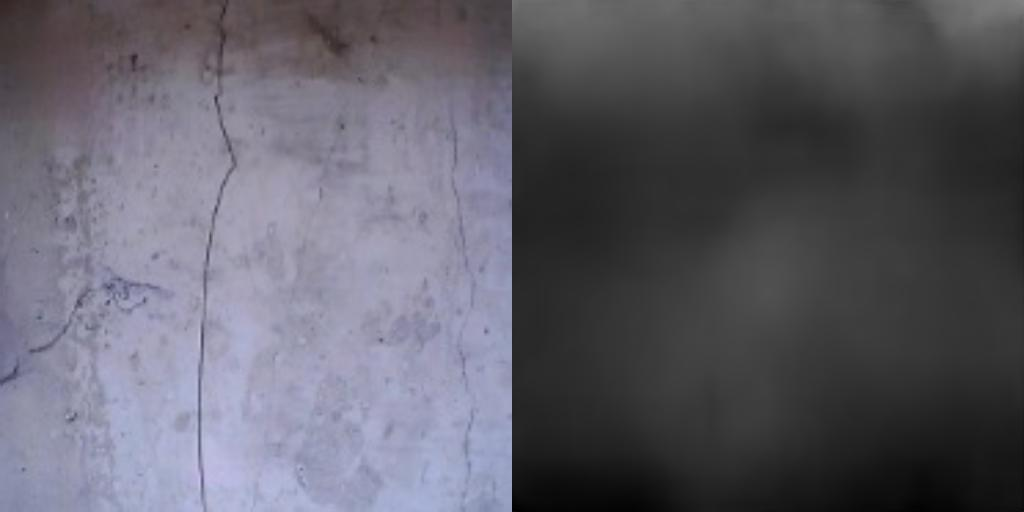
#> input picture 2ddepthmap/spm/outfile/example.jpg, 1024 x 512 px; its folder holds only this picture in this run
$ python imgtopolynorm.py
#> lines starting #> are read from the running program, lines starting #| are printed output that depends on the picture; long printed decimals are rounded
import os
import os.path
import shutil
from PIL import Image
import numpy as np
import pyvista as pv

#원 데이터 경로
glob_path = "../spm/outfile/"

file_list = os.listdir(glob_path)
file_list_jpg1 = []
file_list_png1 = []

file_list_jpg = [file for file in file_list if file.endswith(".jpg")]
file_list_png = [file for file in file_list if file.endswith(".png")]

for i in range(0,len(file_list_jpg)):
    #데이터 이름만 추출
    file_list_jpg1.append(file_list_jpg[i].split('.jp')[0])
for i in range(0,len(file_list_png)):
    file_list_png1.append(file_list_png[i].split('.pn')[0])

for k in range(0,len(file_list_jpg1)):
    reshaped_list1 = []
    reshaped_list3 = []
    reshaped_list5 = []
    reshaped_list7 = []
    img = Image.open(glob_path + file_list_jpg1[k] + '.jpg').convert("L")
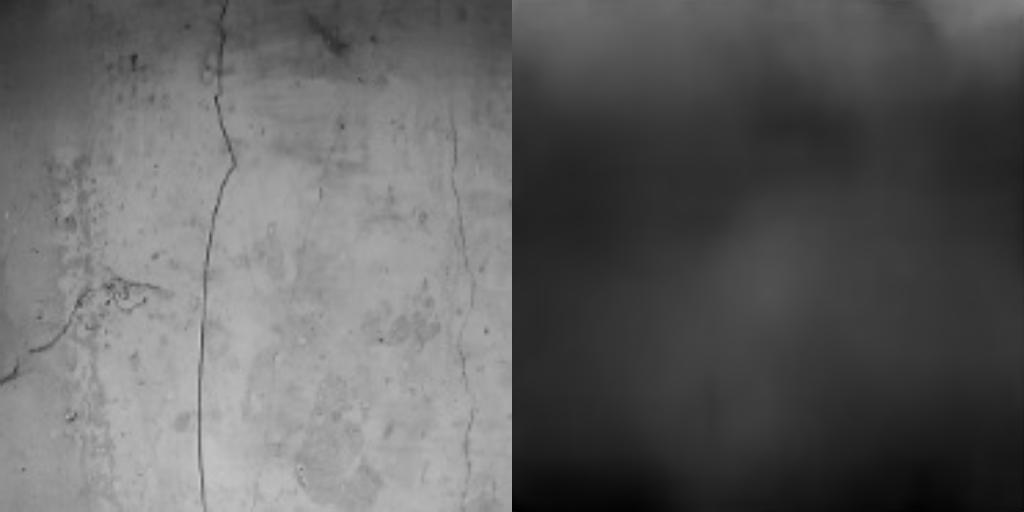
#> img: PIL image 1024x512 L; min 0, max 200, mean 96.4
    grayimg1 = np.asarray(img.getdata()).reshape(img.size[1], img.size[0], -1)
    print(grayimg1)
#> (printed output is left out)
    print(type(grayimg1))
#| <class 'numpy.ndarray'>
    print(glob_path + file_list_jpg1[k] + '.jpg')
    print(grayimg1.shape)
#| (512, 1024, 1)

    reshaped_gi1 = grayimg1.reshape(img.size[1],img.size[0])
    mean_z = np.mean(reshaped_gi1[:,int(img.size[0]/2):])
#> mean_z = 53.51
    standard_z = np.std(reshaped_gi1[:,int(img.size[0]/2):])
#> standard_z = 19.91
    mean_z1 = np.mean(reshaped_gi1[:,:int(img.size[0]/2)-1])
#> mean_z1 = 139.3
    standard_z1 = np.std(reshaped_gi1[:,:int(img.size[0]/2)-1])
#> standard_z1 = 31.15
    print(mean_z)
#| 53.512

    # 전체 이미지
    for i in range(0,reshaped_gi1.shape[0]):
        for j in range (0, reshaped_gi1.shape[1]):
            reshaped_list1.append([i,j,reshaped_gi1[i][j]])
#> after the loop, reshaped_list1 = 524288 items

    # Mean Normalization
    for i in range(0,reshaped_gi1.shape[0]):
        for j in range (int(img.size[0]/2), reshaped_gi1.shape[1]):
                        reshaped_list3.append([i,j,(((reshaped_gi1[i][j]+mean_z)+(reshaped_gi1[i][j-int(img.size[0]/2)])-mean_z1)/2)])
#> after the loop, reshaped_list3 = 262144 items

    # [10 lines of commented-out code are left out]
    for i in range(0,reshaped_gi1.shape[0]):
        for j in range (int((reshaped_gi1.shape[1])/2)+1, reshaped_gi1.shape[1]):
            reshaped_list7.append([i,j,(100*(reshaped_gi1[i][j]+mean_z)+30*(reshaped_gi1[i][j-int(img.size[0]/2)]-mean_z1))/222])
#> after the loop, reshaped_list7 = 261632 items

    reshaped_polydata1 = np.array(reshaped_list1)
    reshaped_polydata3 = np.array(reshaped_list3)
    # reshaped_polydata5 = np.array(reshaped_list5)
    reshaped_polydata7 = np.array(reshaped_list7)
    print(reshaped_polydata1)
#> (printed output is left out)
    print(type(reshaped_polydata1))
#| <class 'numpy.ndarray'>

    #polydata 1
#> (the run stopped early here; a loop or call above may not have finished)
